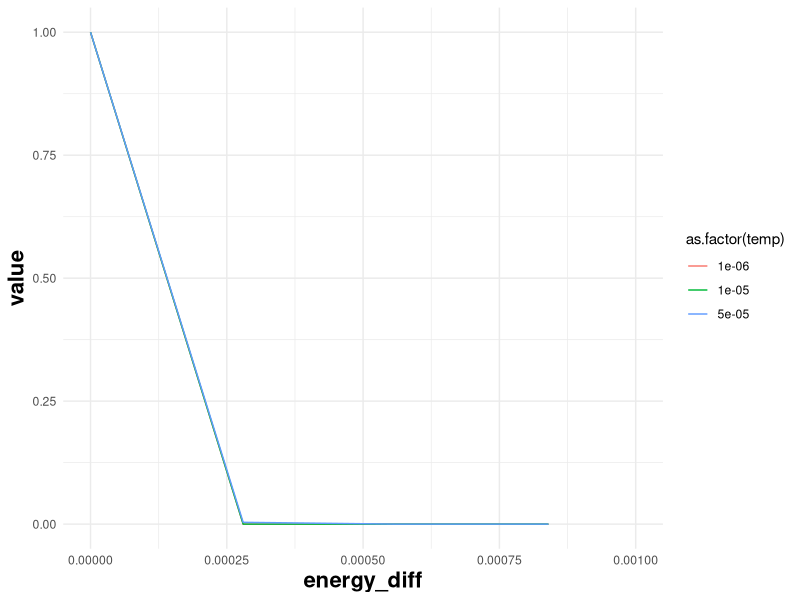

Recreate this plot in R.
library(tidyverse)
#Energy quantiles for positive energy:

#0%           5%          10%          25%          50%          75% 
 # 4.720390e-09 1.614352e-04 3.863012e-04 1.583512e-03 5.874370e-03 2.175870e-02 
#90%          95%         100% 
#7.180116e-02 1.400400e-01 4.113520e+00 

#Energy quantiles for negative energy
#quantile(e$V5, c(0, 0.05, 0.1, 0.25, 0.5, 0.75, 0.9, 0.95, 1.0))
#0%            5%           10%           25%           50% 
#-4.615070e+00 -9.190113e-02 -4.324130e-02 -1.367753e-02 -4.186400e-03 
#75%           90%           95%          100% 
#  -1.320780e-03 -3.820660e-04 -1.496433e-04 -2.445490e-08

#Calculated from dpygrad_mode326_0 (307_0 -like), with etournay1_strings8b, with a sample from the first 15 million trials or se  
f <- function(x,t){ifelse(x<0, exp(x/t),exp(-x/t) )}
f <- function(x,t){exp(-x/t) }

temps <- c(0.000001,0.00001,0.00005)
x <- seq(0, 0.14, 0.14/500)

res <- data.frame()
for(t in temps){
y <- f(x, t)
aux <- data.frame(energy_diff = x, temp = t, value = y)
res <- rbind(res, aux)
}

gg<-ggplot(res, aes(x=energy_diff, y=value))+
  geom_line(aes(col=as.factor(temp))) +
  ylim(0, 1) +
  xlim(0,0.001) +
  theme_minimal() +
  theme(
    plot.title = element_text(size=16, face="bold.italic"),
    axis.title.x = element_text( size=16, face="bold"),
    axis.title.y = element_text(size=16, face="bold"),
    strip.text = element_text(size=16, face="bold") 
    #panel.grid.major = element_blank(), 
    #panel.grid.minor = element_blank()
  )
ggsave("prob_acceptance_with_energy_diff.pdf", gg)
   

